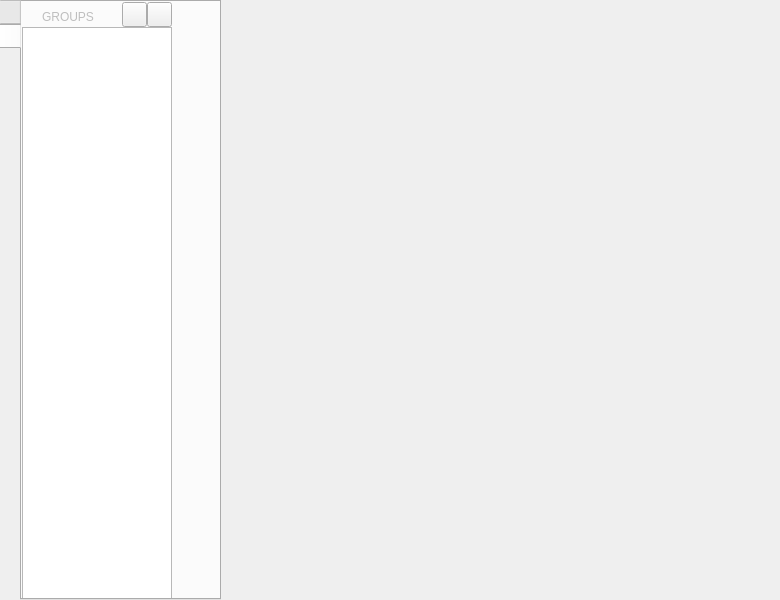
<?xml version="1.0" encoding="UTF-8"?>
<ui version="4.0">
 <class>MainWindow</class>
 <widget class="QMainWindow" name="MainWindow">
  <property name="geometry">
   <rect>
    <x>0</x>
    <y>0</y>
    <width>780</width>
    <height>600</height>
   </rect>
  </property>
  <property name="windowTitle">
   <string>MainWindow</string>
  </property>
  <widget class="QWidget" name="centralwidget">
   <widget class="QTabWidget" name="tabWidget">
    <property name="geometry">
     <rect>
      <x>-4</x>
      <y>0</y>
      <width>225</width>
      <height>600</height>
     </rect>
    </property>
    <property name="sizePolicy">
     <sizepolicy hsizetype="Preferred" vsizetype="Preferred">
      <horstretch>0</horstretch>
      <verstretch>0</verstretch>
     </sizepolicy>
    </property>
    <property name="autoFillBackground">
     <bool>true</bool>
    </property>
    <property name="tabPosition">
     <enum>QTabWidget::West</enum>
    </property>
    <property name="tabShape">
     <enum>QTabWidget::Rounded</enum>
    </property>
    <property name="currentIndex">
     <number>1</number>
    </property>
    <property name="iconSize">
     <size>
      <width>32</width>
      <height>64</height>
     </size>
    </property>
    <property name="elideMode">
     <enum>Qt::ElideMiddle</enum>
    </property>
    <property name="usesScrollButtons">
     <bool>false</bool>
    </property>
    <property name="documentMode">
     <bool>false</bool>
    </property>
    <property name="tabsClosable">
     <bool>false</bool>
    </property>
    <property name="movable">
     <bool>true</bool>
    </property>
    <property name="tabBarAutoHide">
     <bool>true</bool>
    </property>
    <widget class="QWidget" name="settings_tab">
     <attribute name="icon">
      <iconset>
       <normaloff>../../../../Downloads/settings_table.png</normaloff>../../../../Downloads/settings_table.png</iconset>
     </attribute>
     <attribute name="title">
      <string notr="true"/>
     </attribute>
    </widget>
    <widget class="QWidget" name="groups_tab">
     <property name="enabled">
      <bool>true</bool>
     </property>
     <attribute name="icon">
      <iconset>
       <normaloff>../../../../Downloads/group_table.png</normaloff>../../../../Downloads/group_table.png</iconset>
     </attribute>
     <attribute name="title">
      <string/>
     </attribute>
     <widget class="QLabel" name="GROUPS">
      <property name="enabled">
       <bool>false</bool>
      </property>
      <property name="geometry">
       <rect>
        <x>-4</x>
        <y>2</y>
        <width>100</width>
        <height>25</height>
       </rect>
      </property>
      <property name="sizePolicy">
       <sizepolicy hsizetype="Preferred" vsizetype="Preferred">
        <horstretch>0</horstretch>
        <verstretch>0</verstretch>
       </sizepolicy>
      </property>
      <property name="frameShape">
       <enum>QFrame::NoFrame</enum>
      </property>
      <property name="text">
       <string>GROUPS</string>
      </property>
      <property name="textFormat">
       <enum>Qt::AutoText</enum>
      </property>
      <property name="alignment">
       <set>Qt::AlignCenter</set>
      </property>
      <property name="wordWrap">
       <bool>false</bool>
      </property>
      <property name="margin">
       <number>0</number>
      </property>
      <property name="openExternalLinks">
       <bool>false</bool>
      </property>
     </widget>
     <widget class="QFrame" name="verticalFrame">
      <property name="geometry">
       <rect>
        <x>0</x>
        <y>25</y>
        <width>150</width>
        <height>575</height>
       </rect>
      </property>
      <layout class="QVBoxLayout" name="verticalLayout">
       <property name="leftMargin">
        <number>0</number>
       </property>
       <property name="topMargin">
        <number>0</number>
       </property>
       <property name="rightMargin">
        <number>0</number>
       </property>
       <property name="bottomMargin">
        <number>0</number>
       </property>
       <item>
        <widget class="QTableView" name="tableView"/>
       </item>
      </layout>
     </widget>
     <widget class="QPushButton" name="btn_group_list_settings">
      <property name="geometry">
       <rect>
        <x>125</x>
        <y>0</y>
        <width>25</width>
        <height>25</height>
       </rect>
      </property>
      <property name="mouseTracking">
       <bool>false</bool>
      </property>
      <property name="text">
       <string/>
      </property>
      <property name="icon">
       <iconset>
        <normaloff>../../../../Downloads/engine.png</normaloff>../../../../Downloads/engine.png</iconset>
      </property>
      <property name="checkable">
       <bool>false</bool>
      </property>
      <property name="default">
       <bool>false</bool>
      </property>
      <property name="flat">
       <bool>false</bool>
      </property>
     </widget>
     <widget class="QPushButton" name="btn_add_group">
      <property name="geometry">
       <rect>
        <x>100</x>
        <y>0</y>
        <width>25</width>
        <height>25</height>
       </rect>
      </property>
      <property name="text">
       <string/>
      </property>
      <property name="icon">
       <iconset>
        <normaloff>../../../../Downloads/plus_btn.jpg</normaloff>../../../../Downloads/plus_btn.jpg</iconset>
      </property>
     </widget>
    </widget>
   </widget>
  </widget>
 </widget>
 <resources/>
 <connections/>
</ui>
